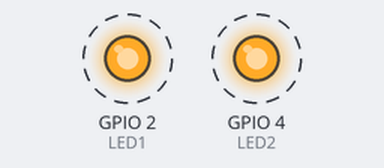
Bench run of a sketch on a simulated ESP32. Shown: output pins drawn as LEDs (lit = HIGH). Dashed ring = blinking.

Above: at 0.2 s.
Timing chart, 0 to 4.6 s (numbered marks = the images above):
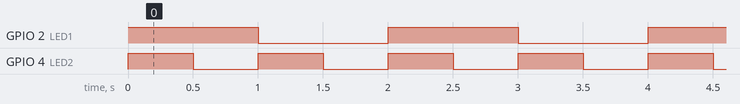

Measured:
- by itself, GPIO 2 (LED1): alternates HIGH for 1.0 s and LOW for 1.0 s
- by itself, GPIO 4 (LED2): alternates HIGH for 0.50 s and LOW for 0.50 s
- by itself, everything shown: repeats every 2.0 s, in 6 steps

The sketch:

esp-rtos.ino
```cpp
#include <Arduino.h>

#define LED1 2
#define LED2 4

// Task 1
void Task1(void *pvParameters) {
  while (1) {
    digitalWrite(LED1, HIGH);
    vTaskDelay(1000 / portTICK_PERIOD_MS);
    digitalWrite(LED1, LOW);
    vTaskDelay(1000 / portTICK_PERIOD_MS);
  }
}

// Task 2
void Task2(void *pvParameters) {
  while (1) {
    digitalWrite(LED2, HIGH);
    vTaskDelay(500 / portTICK_PERIOD_MS);
    digitalWrite(LED2, LOW);
    vTaskDelay(500 / portTICK_PERIOD_MS);
  }
}

void setup() {
  pinMode(LED1, OUTPUT);
  pinMode(LED2, OUTPUT);

  // Create tasks
  xTaskCreate(
    Task1,        // Function
    "Task1",      // Name
    1000,         // Stack size
    NULL,
    1,            // Priority
    NULL
  );

  xTaskCreate(
    Task2,
    "Task2",
    1000,
    NULL,
    1,
    NULL
  );
}

void loop() {
  // Empty because RTOS handles tasks
}
```
